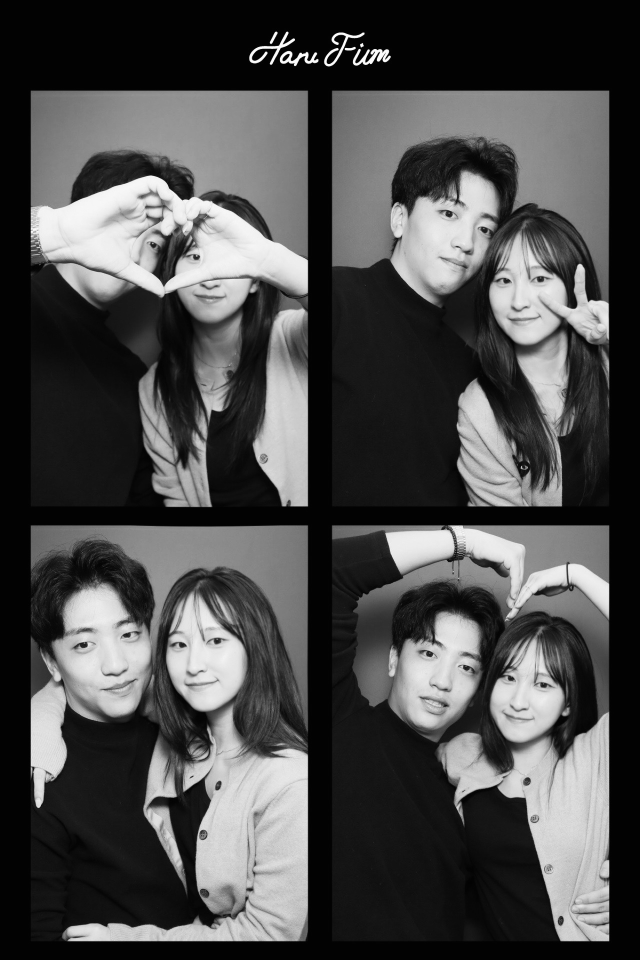
#> input picture data/images/image1.jpg, 1280 x 1920 px (shown at 1/2 size)
$ python -i ui.py   (imports and definitions only)
#> lines starting #> are read from the running program, lines starting #| are printed output that depends on the picture
import cv2
from collage import rotate_image

def rotate_ui(input_path, output_path):

#> called with input_path = '../data/images/image1.jpg', output_path = 'out.png'
    original = cv2.imread(input_path)   # 원본 이미지
#> original is the input picture: shape (1920, 1280, 3); min 0, max 255, mean 75.6
    preview = original.copy()           # 회전된 이미지(표시용)
    angle = 0                           # 누적 회전값

    # 미리보기 창 첫 표시
    disp = cv2.resize(preview, None, fx=0.45, fy=0.45)
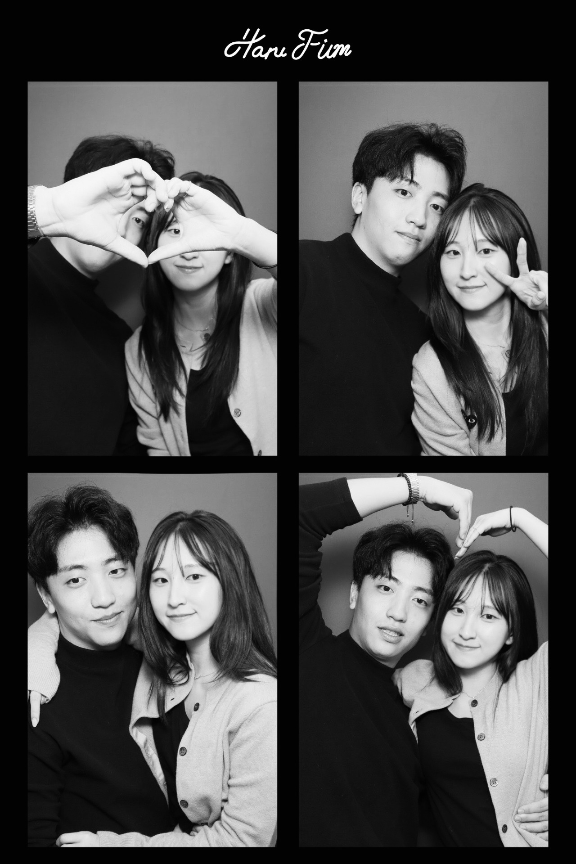
#> disp: shape (864, 576, 3); min 0, max 254, mean 75.5
    cv2.imshow("Preview", disp)
    cv2.moveWindow("Preview", 100, 100)

    # 마우스 클릭 이벤트 (교재 참고)
    def on_mouse(event, x, y, flags, param):
        nonlocal preview, angle
        if event == cv2.EVENT_LBUTTONDOWN:
            angle += 90                      # 누적 회전
            preview = rotate_image(original, angle)  # ✔ 원본 기준 회전
            disp2 = cv2.resize(preview, None, fx=0.45, fy=0.45)
            cv2.imshow("Preview", disp2)
            cv2.moveWindow("Preview", 100, 100)

    cv2.setMouseCallback("Preview", on_mouse)

    # 키 입력 루프
    while True:
        disp = cv2.resize(preview, None, fx=0.45, fy=0.45)
        cv2.imshow("Preview", disp)

        key = cv2.waitKey(10)
#> (key Esc is pressed here)

        if key == 13: # Enter → 저장
            print("회전된 이미지 저장")
            cv2.imwrite(output_path, preview)
            break

        if key == 27: # ESC → 종료
            print("원본 이미지만 저장")
            break

    cv2.destroyAllWindows()

>>> result = rotate_ui('../data/images/image1.jpg', 'out.png')
